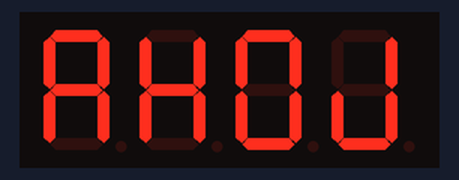
Simulated run of this sketch. Board: Arduino Uno, built with avr-gcc and run on an emulated ATmega328P. On the bench: 4-digit seven-segment display.

Above: at 0.1 s.
At 1.1 s:
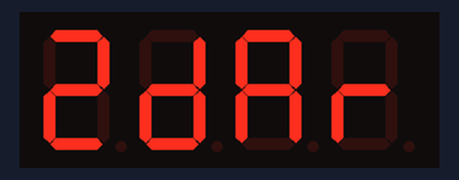

Measured:
- what the display in image 1 shows lasts 1.1 s, from 1.0 s to 2.1 s

The sketch:

sketch_oct31b.ino
```cpp
#include <Arduino.h>
#include <TM1637Display.h>

// Module connection pins (Digital Pins)
#define CLK 9
#define DIO 8

// The amount of time (in milliseconds) between tests
#define TEST_DELAY   2000

const uint8_t AHOJ[] = {
  SEG_E | SEG_F | SEG_A | SEG_B | SEG_C | SEG_G,
  SEG_E | SEG_F | SEG_B | SEG_C | SEG_G,
  SEG_E | SEG_F | SEG_A | SEG_B | SEG_C | SEG_D,
  SEG_B | SEG_C | SEG_D | SEG_E
};
const uint8_t ZdAr[] = {
  SEG_A | SEG_B | SEG_G | SEG_E | SEG_D,
  SEG_B | SEG_G | SEG_E | SEG_D | SEG_C,
  SEG_E | SEG_F | SEG_A | SEG_B | SEG_C | SEG_G,
  SEG_E | SEG_G
};

TM1637Display display(CLK, DIO);

void setup()
{
}

void loop()
{
  display.setBrightness(0x0f);
  display.setSegments(AHOJ);
  delay(1000);
  display.setBrightness(0x0f);
  display.setSegments(ZdAr);
  delay(1000);
}
```
